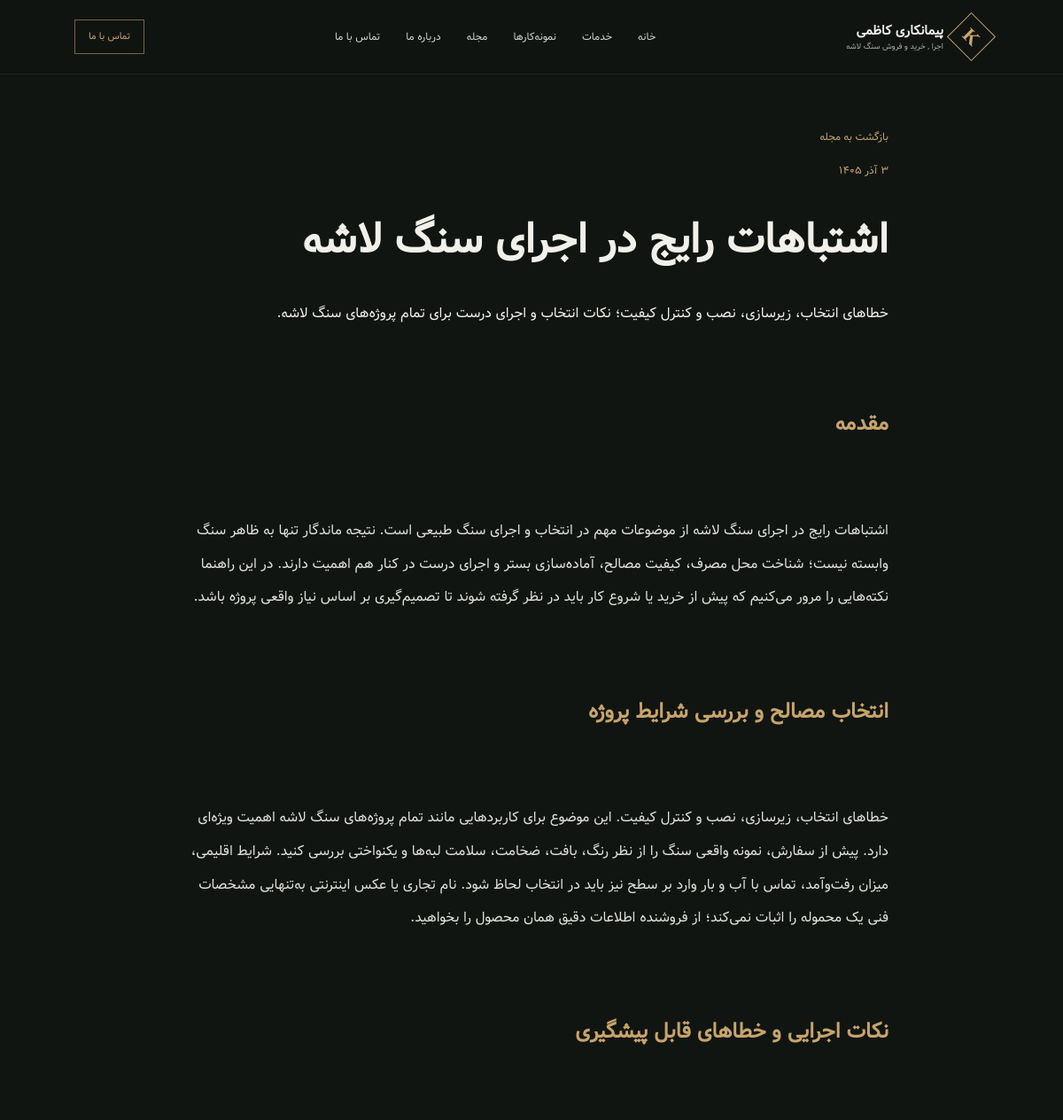
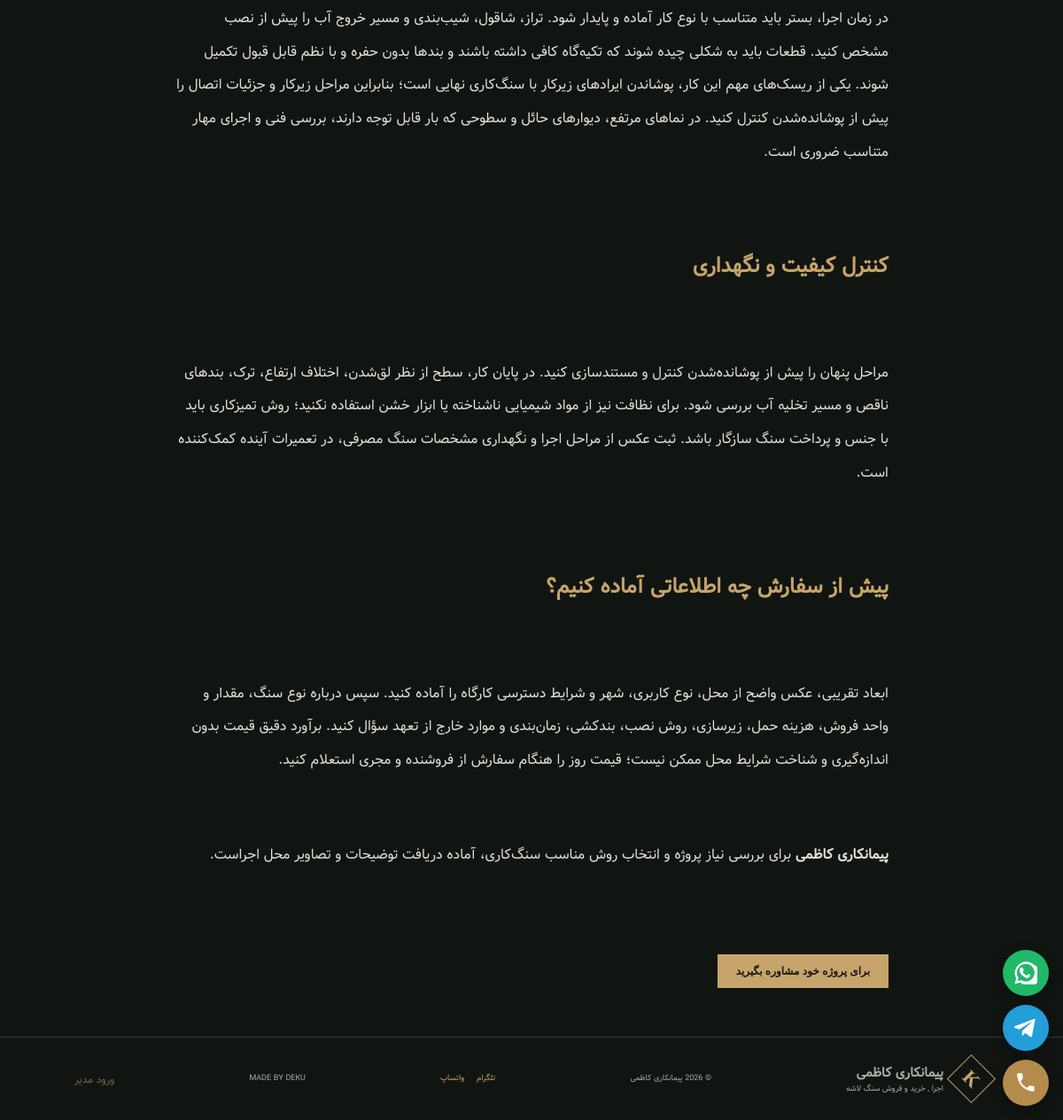
Page /blog/eshtebahat-ejra-sang-lashe on the committed database (2 pictures, top to bottom).
### tables this page shows
CREATE TABLE settings (key TEXT PRIMARY KEY, value TEXT NOT NULL);

CREATE TABLE blog_posts (
            id INTEGER PRIMARY KEY AUTOINCREMENT,
            title TEXT NOT NULL,
            slug TEXT NOT NULL UNIQUE,
            excerpt TEXT DEFAULT '',
            content TEXT NOT NULL,
            image TEXT DEFAULT '',
            meta_description TEXT DEFAULT '',
            is_published INTEGER NOT NULL DEFAULT 1,
            created_at TIMESTAMP DEFAULT CURRENT_TIMESTAMP,
            updated_at TIMESTAMP DEFAULT CURRENT_TIMESTAMP
        );

### app.py (the view)
@app.get('/blog/<slug>')
def blog_detail(slug):
    with db() as con:
        post = con.execute('SELECT * FROM blog_posts WHERE slug=? AND is_published=1', (slug,)).fetchone()
    if not post: abort(404)
    return render_template('blog_detail.html', post=post, settings=get_settings())

### app.py (called while the page is built)
def db():
    con = sqlite3.connect(DB, factory=Conn, timeout=10)
    con.row_factory = sqlite3.Row
    return con

@app.context_processor
def inject_csrf():
    if 'csrf_token' not in session:
        session['csrf_token'] = secrets.token_urlsafe(32)
    return {'csrf_token': session['csrf_token']}

def get_settings():
    if 'settings' not in g:
        with db() as con:
            values = dict(DEFAULTS)
            values.update({r['key']:r['value'] for r in con.execute('SELECT key,value FROM settings')})
        g.settings = values
    return g.settings

def get_layout(settings=None):
    try: raw = json.loads((settings or get_settings()).get('visual_layout') or '{}')
    except (TypeError, ValueError): raw = {}
    return H.clean_appearance(raw)

@app.context_processor
def inject_site():
    settings = get_settings()
    with db() as con:
        nav_pages = con.execute('SELECT title,slug FROM custom_pages WHERE is_published=1 ORDER BY id').fetchall()
    return {'settings': settings, 'layout': get_layout(settings), 'links': H.contact_links(settings), 'nav_pages': nav_pages, 'year': time.strftime('%Y')}

@app.template_filter('fa_date')
def fa_date_filter(value): return H.jalali(value)

@app.after_request
def security_headers(resp):
    resp.headers.setdefault('X-Content-Type-Options', 'nosniff')
    resp.headers.setdefault('X-Frame-Options', 'SAMEORIGIN')
    resp.headers.setdefault('Referrer-Policy', 'strict-origin-when-cross-origin')
    if request.path.startswith('/admin'): resp.headers['Cache-Control'] = 'no-store'
    return resp

    def __exit__(self, *exc):
        try: return super().__exit__(*exc)
        finally: self.close()

### helpers.py (called while the page is built)
def digits(value):
    return re.sub(r'\D', '', str(value or '').translate(_FA))

def normalize_number(raw, country_code=''):
    raw = str(raw or '').translate(_FA).strip()
    d, cc = digits(raw), digits(country_code)
    if not d:
        return ''
    if raw.startswith('+'):
        return d
    if d.startswith('00'):
        return d[2:]
    if cc and d.startswith('0'):
        return cc + d[1:]
    return d

### templates/blog_detail.html (shortened to what this page needs)
{% extends 'base.html' %}
{% block main_class %}blog-article{% endblock %}
{% block content %}<a class="blog-meta" href="/blog">بازگشت به مجله</a><p class="blog-meta">{{ post.created_at|fa_date }}</p><h1>{{ post.title }}</h1>{% if post.excerpt %}<p class="muted">{{ post.excerpt }}</p>{% endif %}{% if post.image %}<img class="cover" src="{{ post.image }}" alt="{{ post.title }}">{% endif %}<div class="blog-body">{{ post.content|safe }}</div><p style="margin-top:40px"><a class="button gold" href="/#contact">برای پروژه خود مشاوره بگیرید</a></p>{% endblock %}

### templates/base.html (shortened to what this page needs)
<!doctype html>
<html lang="fa" dir="rtl">
<head>
<link rel="stylesheet" href="/static/style.css">
</head>
<body>
<header class="header">
  <a class="logo" href="/"><span class="logo-symbol">{{ settings.logo_letter or 'K' }}</span><span><strong>{{ settings.company }}</strong><small>{{ settings.slogan }}</small></span></a>
  <nav id="nav"><a href="/">خانه</a><a href="/#services">خدمات</a><a href="/#projects">نمونه‌کارها</a><a href="/blog">مجله</a><a href="/#about">درباره ما</a><a href="/#contact">تماس با ما</a></nav>
  {% if links.tel_href %}<a class="header-call" href="{{ links.tel_href }}">{{ settings.header_cta_text }}</a>{% endif %}
</header>
<main class="{% block main_class %}{% endblock %}">{% block content %}{% endblock %}</main>
<footer>
  <a class="logo" href="/"><span class="logo-symbol">{{ settings.logo_letter or 'K' }}</span><span><strong>{{ settings.company }}</strong><small>{{ settings.slogan }}</small></span></a>
  <span>© {{ year }} {{ settings.company }}{% if settings.footer_text %} · {{ settings.footer_text }}{% endif %}</span>
  <span class="footer-links">{% if links.telegram %}<a href="{{ links.telegram }}" target="_blank" rel="noopener">تلگرام</a>{% endif %}{% if links.whatsapp %}<a href="{{ links.whatsapp }}">واتساپ</a>{% endif %}</span>
  {% if settings.maker_text %}<a href="{{ settings.maker_url or '#' }}" target="_blank" rel="noopener">{{ settings.maker_text }}</a>{% endif %}
  <a href="/admin/login" style="opacity:.55;font-size:12px">ورود مدیر</a>
</footer>
{% if settings.float_enabled == '1' and (links.whatsapp or links.tel_href or links.telegram) %}
<div class="kz-fab" dir="ltr">
{% if links.whatsapp %}<a class="kz-wa" href="{{ links.whatsapp }}" aria-label="واتساپ" title="واتساپ"></a>{% endif %}
{% if links.telegram %}<a class="kz-tg" href="{{ links.telegram }}" target="_blank" rel="noopener noreferrer" aria-label="تلگرام" title="تلگرام"><svg viewBox="0 0 24 24" aria-hidden="true"><path d="m21.8 3.2-3.3 17.1c-.2 1.2-.9 1.5-1.9.9l-5.2-3.8-2.5 2.4c-.3.3-.5.5-1 .5l.4-5.3 9.7-8.8c.4-.4-.1-.6-.6-.2L5.4 13.6.3 12c-1.1-.3-1.1-1.1.2-1.6L20.4 2.7c.9-.3 1.7.2 1.4.5Z"/></svg></a>{% endif %}
{% if links.tel_href %}<a class="kz-tel" href="{{ links.tel_href }}" aria-label="تماس تلفنی" title="تماس تلفنی"><svg viewBox="0 0 24 24" aria-hidden="true"><path d="M6.6 10.8a15.5 15.5 0 0 0 6.6 6.6l2.2-2.2a1 1 0 0 1 1-.2 11 11 0 0 0 3.4.5 1 1 0 0 1 1 1V20a1 1 0 0 1-1 1A17.8 17.8 0 0 1 3 3a1 1 0 0 1 1-1h3.5a1 1 0 0 1 1 1 11 11 0 0 0 .5 3.4 1 1 0 0 1-.2 1Z"/></svg></a>{% endif %}
</div>{% endif %}
</body></html>

### static/style.css (style rules this page uses)
:root { --bg:#111512;--panel:#1b201b;--ink:#f1f0e9;--muted:#a9aea3;--gold:#c7a46b;--line:#353c34;--light:#e9e6dc;--dark:#1a1d18;--font:'Vazirmatn',IRANSans,Tahoma,sans-serif }
* { box-sizing:border-box }
html { scroll-behavior:smooth;scroll-padding-top:90px }
body { margin:0;background:var(--bg);color:var(--ink);font-family:var(--font);line-height:1.85 }
a { color:inherit;text-decoration:none }
.header { height:84px;padding:0 7vw;display:flex;align-items:center;justify-content:space-between;border-bottom:1px solid #ffffff12;position:sticky;top:0;background:#111512ed;backdrop-filter:blur(16px);z-index:50 }
.logo { display:flex;align-items:center;gap:12px }
.logo-symbol { width:39px;height:39px;border:1px solid var(--gold);color:var(--gold);display:grid;place-items:center;font:700 22px Georgia,serif;transform:rotate(45deg) }
.logo-symbol:first-letter { transform:rotate(-45deg) }
.logo strong,.logo small { display:block;line-height:1.5 }
.logo strong { font-size:15px }
.logo small { font-size:9px;color:var(--muted) }
#nav { display:flex;gap:29px;font-size:12px;color:#d0d2c9 }
.header-call { font-size:11px;color:var(--gold);border:1px solid #766343;padding:8px 15px }
.button { border:0;display:inline-flex;align-items:center;justify-content:center;gap:20px;padding:12px 21px;font:600 12px var(--font);cursor:pointer;transition:.3s }
.button.gold { background:var(--gold);color:#171a15 }
footer { padding:27px 7vw;border-top:1px solid var(--line);display:flex;align-items:center;justify-content:space-between;gap:15px;color:var(--muted);font-size:9px }
footer>a:last-child { color:var(--gold) }
.blog-article { max-width:850px;margin:55px auto;padding:0 22px }
.blog-article h1 { font-size:clamp(30px,5vw,48px);line-height:1.5 }
.blog-body { white-space:pre-line;line-height:2.35;font-size:16px;color:#e0e1d8 }
.blog-meta { color:var(--gold);font-size:12px }
.blog-body h2,.blog-body h3 { color:var(--gold);margin-top:28px }
html,body { overflow-x:clip;max-width:100% }
.footer-links { display:flex;gap:14px }
.footer-links a { color:var(--gold) }
.kz-fab { position:fixed;right:16px;bottom:16px;z-index:900;display:flex;flex-direction:column;gap:10px;width:52px;margin:0;padding:0 }
.kz-fab a { position:relative;display:flex;align-items:center;justify-content:center;width:52px;height:52px;border-radius:50%;color:#fff;box-shadow:0 4px 14px #0006;text-decoration:none }
.kz-fab svg { width:26px;height:26px;fill:currentColor;display:block }
.kz-fab .kz-wa { background:#20b968 }
.kz-fab .kz-tg { background:#229ed9 }
.kz-fab .kz-tel { background:#b58b4d }

### rows in the picture
settings: company "پیمانکاری کاظمی"
settings: slogan "اجرا , خرید و فروش سنگ لاشه"
settings: header_cta_text "تماس با ما"
blog_posts: created_at|fa_date "۳ آذر ۱۴۰۵", title "اشتباهات رایج در اجرای سنگ لاشه", excerpt "خطاهای انتخاب، زیرسازی، نصب و کنترل کیفیت؛ نکات انتخاب و اجرای درست برای تمام پروژه‌های سنگ لاشه.", content "مقدمه اشتباهات رایج در اجرای سنگ لاشه از موضوعات مهم در انتخاب و اجرای سنگ طبیعی است. نتیجه ماندگار تنها به ظاهر سنگ وابسته نیست؛ شناخت محل مصرف، کیفیت مصالح، آماده‌سازی بستر و اجرای درست در کنار هم اهمیت دارند. در این راهنما نکته‌هایی را مرور می‌کنیم که پیش از خرید یا شروع کار باید در نظر گرفته شوند تا تصمیم‌گیری بر اساس نیاز واقعی پروژه باشد. انتخاب مصالح و بررسی شرایط پروژه خطاهای انتخاب، زیرسازی، نصب و کنترل کیفیت. این موضوع برای کاربردهایی مانند تمام پروژه‌های سنگ لاشه اهمیت ویژه‌ای دارد. پیش از سفارش، نمونه واقعی سنگ را از نظر رنگ، بافت، ضخامت، سلامت لبه‌ها و یکنواختی بررسی کنید. شرایط اقلیمی، میزان رفت‌وآمد، تماس با آب و بار وارد بر سطح نیز باید در انتخاب لحاظ شود. نام تجاری یا عکس…"
settings: maker_text "MADE BY DEKU"

### other values in the picture
{{ settings.logo_letter or 'K' }} "K"
{{ year }} "2026"
